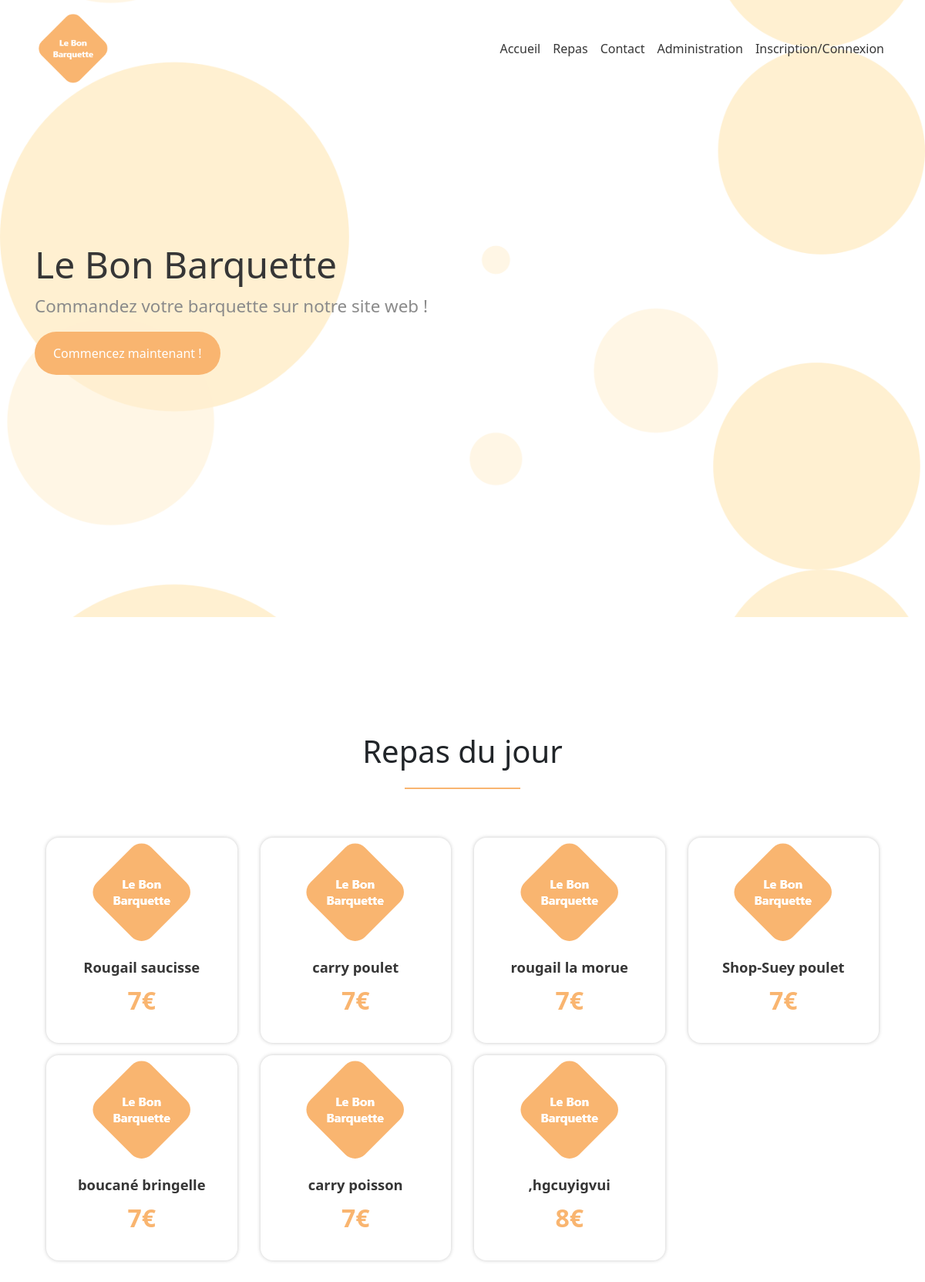
The app's page /, older data.
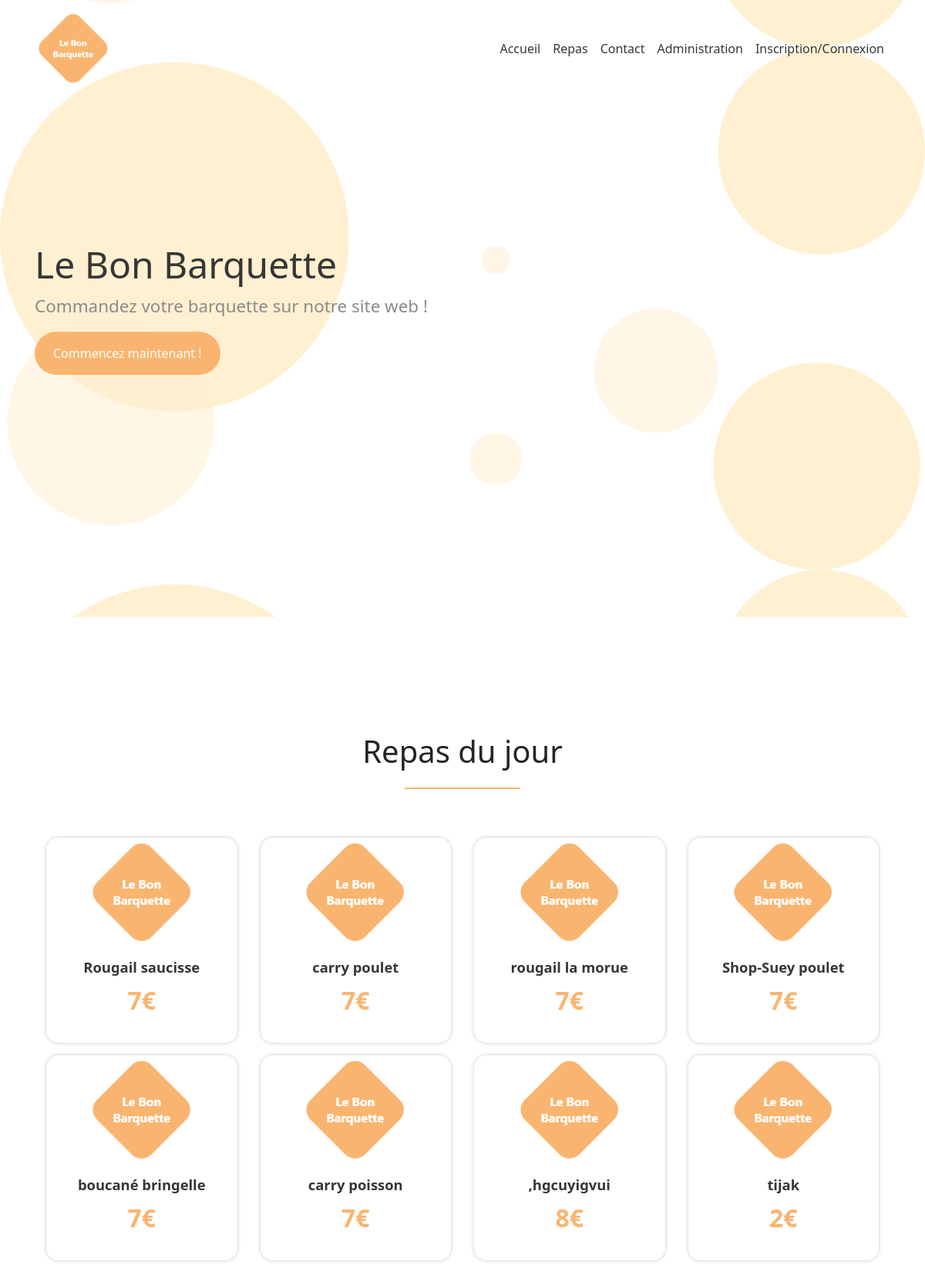
The same page, newer data.
### tables this page shows
CREATE TABLE IF NOT EXISTS `plats` (
  `id` int(11) NOT NULL AUTO_INCREMENT,
  `nom` varchar(80) NOT NULL,
  `detail` longtext NOT NULL,
  `photo` longtext NOT NULL,
  `prix` double NOT NULL,
  PRIMARY KEY (`id`)
);

### classes/Plats.php (called while the page is built, shortened)
<?php
class Plats
{
    private $id;
    private $nom;
    private $prix;
    public function getId()
    {
        return $this->id;
    }
    public function getNom()
    {
        return $this->nom;
    }
    public function getPrix()
    {
        return $this->prix;
    }
}

### index.php (the view)
<?php
$ROOT = './';
include_once('header.php');
include_once('classes/Plats.php');
$db =new PDO("mysql:host=127.0.0.1;dbname=lebonbarquette","root","",array(PDO::MYSQL_ATTR_INIT_COMMAND => "SET NAMES utf8") );
$requete=$db->prepare("select * from plats");
$requete->setFetchMode(PDO::FETCH_CLASS,'Plats');
$requete->execute();
$repas=$requete->fetchAll();
?>
<section class="hero-section">
    <div class="container">
        <div class="row">
            <div class="col-md-7">
                <h1>Le Bon Barquette</h1>
                <p>Commandez votre barquette sur notre
                    site web !</p>
                <button class='btn-barq-primary'>
                    Commencez maintenant !
                </button>
            </div>
        </div>
    </div>
</section>
<section class="section-repas">
    <div class="container">
        <h1 class="text-center">Repas du jour</h1>
        <div class="d-flex justify-content-center">
            <div class="divider"></div>
        </div>
        <div class="repas mt-5">
            <div class="container">
                <div class="row">
                    <?php foreach($repas as $plats){ ?>
                    <div class="col-md-3 mb-3">
                        <a href="admin/plat/details.php?id=<?php echo $plats->getId(); ?>">
                            <div class="barq-card">
                                <div class="barq-card-img">
                                    <img src="img/logo.png" class="img-fluid" alt="">
                                </div>
                                <div class="barq-card-body">
                                    <a href="admin/plat/details.php?id=<?php echo $plats->getId(); ?>" class="barq-link">
                                        <h4><?php echo $plats->getNom(); ?></h4>
                                    </a>
                                    <p class="price"><?php echo $plats->getPrix()."€";?></p>
                                </div>
                            </div>
                        </a>
                    </div>
                    <?php } ?>
                </div>
            </div>
        </div>
    </div>
</section>
<?php include_once('footer.php') ?>

### header.php (shortened to what this page needs)
<!doctype html>
<html lang="en">
<head>
    <link rel="stylesheet" href="https://stackpath.bootstrapcdn.com/bootstrap/4.3.1/css/bootstrap.min.css">
    <link rel="stylesheet" href="<?php echo $ROOT?>css/style.css">
</head>
<body>
    <nav class="navbar navbar-expand-md fixed-top">
        <div class="container">
            <a class="navbar-brand" href="#"><img src="<?php echo $ROOT?>img/logo.png" id="navbar-logo" width="100" alt="logo"></a>
            <div class="collapse navbar-collapse" id="collapsibleNavbar">
                <ul class="navbar-nav ml-auto">
                    <li class="nav-item">
                        <a class="nav-link" href="<?php echo $ROOT?>index.php">Accueil</a>
                    </li>
                    <li class="nav-item">
                        <a class="nav-link" href="<?php echo $ROOT?>">Repas</a>
                    </li>
                    <li class="nav-item">
                        <a class="nav-link" href="<?php echo $ROOT?>">Contact</a>
                    </li>
                    <li class="nav-item">
                        <a class="nav-link" href="<?php echo $ROOT?>admin/connexion.php">Administration</a>
                    </li>
                    <li class="nav-item">
                        <a class="nav-link" href="<?php echo $ROOT?>client/index.php">Inscription/Connexion</a>
                    </li>
                </ul>
            </div>
        </div>
    </nav>

### footer.php (shortened to what this page needs)
</body>
</html>

### css/style.css (style rules this page uses)
* { font-family: 'Segoe UI', sans-serif; }
nav { transition: all cubic-bezier(0.175, 0.885, 0.32, 1.275) .2s; }
.hero-section { background: url("../img//bg.png") center center; height: 100vh; object-fit: contain; display: flex; align-items: center; background-size: contain; }
.hero-section h1 { color: #363636; font-size: 3rem; }
.hero-section p { color: rgba(138, 138, 138, 1); font-size: 1.4rem; }
.btn-barq-primary { background-color: #f9b570; padding: 1rem 1.5rem; border: none; border-radius: 50px; color: white; transition: all cubic-bezier(0.075, 0.82, 0.165, 1) 2s; }
.section-repas { padding-top: 150px; padding-bottom: 150px; }
.divider { height: 2px; background-color: #f9b570; width: 150px; margin-top: 15px; margin-bottom: 15px; }
.barq-card { background-color: white; -webkit-box-shadow: 0px 0px 5px 0px rgba(199, 199, 199, 1); -moz-box-shadow: 0px 0px 5px 0px rgba(199, 199, 199, 1); box-shadow: 0px 0px 5px 0px rgba(199, 199, 199, 1); border-radius: 16px; }
.barq-card-img { display: flex; justify-content: center; align-items: center; overflow: hidden; }
.barq-card-body { padding:15px; }
.barq-card-body h4 { font-size: 1.15rem; font-weight: bold; text-align: center; }
.barq-card-body .price { text-align: center; font-size: 2rem; font-weight: bold; color :#f9b570; }
.navbar-nav .nav-link { color: #363636; }
.barq-link { color:#363636; transition: all cubic-bezier(0.175, 0.885, 0.32, 1.275) .3s; text-decoration: none; }
#navbar-logo { transition: all cubic-bezier(0.175, 0.885, 0.32, 1.275) 0.3s; }

Row changes from the older to the newer data that the page shows:
added plats: nom "tijak", prix "2"
